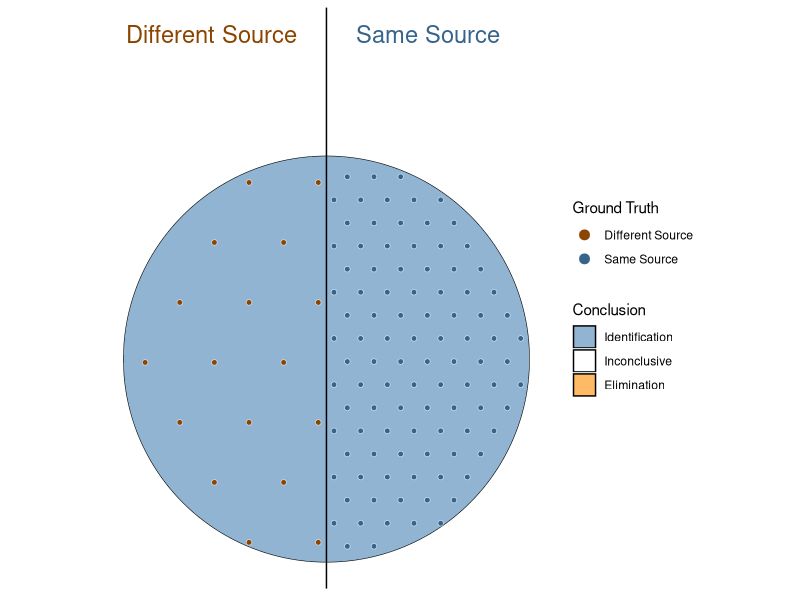

Here is the R script that generated this plot:
library(sf)
library(tidyverse)

target_plot <- function(a, b, c, d, e, f) {
  N <- a + b + c + d + e + f
  center_cir <- (a + d)/N
  incon_cir <- (a + d + b + e)/N
  
  center_rad2 <- center_cir/pi
  incon_rad2 <- incon_cir/pi
  
  # get positive coordinates, then flip to get other half of the circle
  xcenter <- seq(-sqrt(center_rad2), sqrt(center_rad2), .001)
  ycenter <- sqrt(round(center_rad2 - xcenter^2, 8))
  xincon <- seq(-sqrt(incon_rad2), sqrt(incon_rad2), .001)
  yincon <- sqrt(round(incon_rad2 - xincon^2, 8))
  
  inner_circle <- cbind(x = c(xcenter, rev(xcenter)), 
                        y = c(ycenter, -rev(ycenter)))
  mid_circle <- cbind(x = c(xincon, rev(xincon)), 
                      y = c(yincon, -rev(yincon)))
  outer_rect <- cbind(x = c(-.5, .5, .5, -.5, -.5), 
                      y = c(.5, .5, -.5, -.5, .5))
  
  ident_sf <- st_polygon(list(inner_circle))
  inconcl_sf <- list(inner_circle, mid_circle) %>% st_multilinestring() %>% st_cast("MULTIPOLYGON") %>% st_make_valid()
  elim_sf <- list(mid_circle, outer_rect) %>% st_multilinestring() %>% st_cast("MULTIPOLYGON") %>% st_make_valid()
  conclusions <- st_sf(
    concl = c("Identification", "Inconclusive", "Elimination"), 
    geometry_concl = list(ident_sf, inconcl_sf, elim_sf))
  
  prop_ss <- (a + b + c)/N
  xint <- 0#-.5+prop_ss
  ground_truth <- st_sf(gt = c("DS", "SS"), 
                        geometry_gt = list(st_polygon(list(cbind(c(-.5, xint, xint, -.5, -.5),
                                                              c(-.5, -.5, .5, .5, -.5)))),
                                        st_polygon(list(cbind(c(xint, .5, .5, xint, xint),
                                                              c(-.5, -.5, .5, .5, -.5))))))
  ideal_props <- tibble(label = c("a", "b", "c", "d", "e", "f"),
                        value = c(a, b, c, d, e, f),
                        prop = value/N,
                        gt = rep(c("SS", "DS"), each = 3),
                        concl = rep(c("Identification", "Inconclusive", "Elimination"), times = 2))
  
  geo_rm_buffer <- function(reg, dist) {
    bf <- st_buffer(reg, dist = -dist)
    st_difference(bf, reg)
  }
  
  frame <- crossing(conclusions, ground_truth) %>%
    mutate(geometry = map2(geometry_concl, geometry_gt, st_intersection)) %>%
    select(-geometry_gt, -geometry_concl) %>%
    mutate(type = paste(gt, concl)) %>%
    left_join(ideal_props) %>%
    st_sf() %>%
    mutate(points = map2(geometry, value, ~st_sample(st_buffer(.x, -.005), .y, type = "hexagonal"))) %>%
    st_sf() %>%
    mutate(concl = factor(concl, levels = c("Identification", "Inconclusive", "Elimination"))) %>%
    mutate(border = factor(concl, labels = c("white", "black", "white")) %>% as.character()) %>%
    mutate(gt = factor(gt, levels = c("DS", "SS"), labels = c("Different Source", "Same Source")))
  
  points <- select(frame, gt, concl, type, border, points) %>% unnest(points) %>%
    st_set_geometry("points")

  ggplot(frame, aes(geometry = geometry, fill = concl)) + 
    geom_sf(alpha = .6, color = "black") + 
    geom_sf(data = filter(points, concl != "Inconclusive"), aes(geometry = points), color = "white", alpha = .5, size = 1.5, legend = F) +
    geom_sf(data = points, aes(geometry = points, color = gt), size = 1) +
    scale_fill_manual("Conclusion", values = c("Identification" = "steelblue", "Inconclusive" = "white", "Elimination" = "darkorange")) + 
    scale_color_manual("Ground Truth", values = c("Same Source" = "steelblue4", "Different Source" = "darkorange4")) +
    geom_vline(xintercept = 0) + 
    annotate(geom = "text", x=-.05, y=.55, label = "Different Source", hjust = 1, size = 6, color = "darkorange4") + 
    annotate(geom = "text", x=.05, y=.55, label = "Same Source", hjust = 0, size = 6, color = "steelblue4") + 
    guides(color = guide_legend(override.aes = list(size = 3)), fill = guide_legend(override.aes = list(shape = NA))) + 
    theme(axis.text = element_blank(), axis.ticks = element_blank(), 
          axis.title = element_blank(), axis.line = element_blank(),
          panel.background = element_rect(fill = "white", color = "white"),
          legend.key = element_rect(fill = "white", color = "white")
          )
}

target_plot(100, 40, 15, 15, 40, 100)
